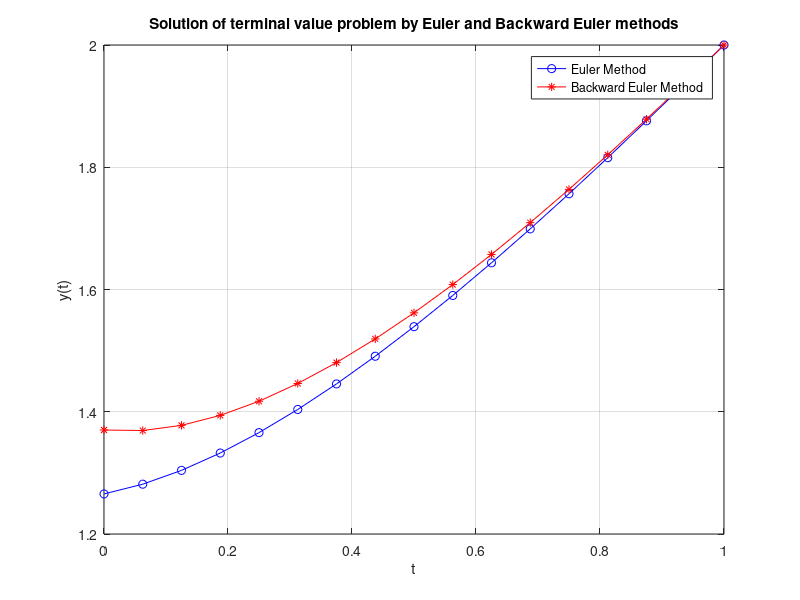

MATLAB code for this plot:
% Approximation with Forward Euler Method
h = 1/16;
num_points = int64(1/h) + 1;
t = linspace(0, 1, num_points);
N = length(t);
y1_euler = zeros(1, N);
y2_euler = zeros(1, N);
y1_euler(N) = 2;
y2_euler(N) = 1;

for i=N:-1:2
    y1_euler(i-1) = y1_euler(i) - h*y2_euler(i);
    y2_euler(i-1) = y2_euler(i) - h*((1-t(i))*y1_euler(i)+1)/(1+t(i)).^2;
end

% Backward Euler Method
y1_back = zeros(1, N);
y2_back = zeros(1, N);
y1_back(N) = 2;
y2_back(N) = 1;

for i=N:-1:2
    y2_old = y2_back(i);
    while true
        y1_prev = y1_back(i) - h * y2_old;
        f_val = ((1 - t(i-1)) * y1_prev + 1) / (1 + t(i-1))^2;
        y2_new = y2_back(i) - h * f_val;
    
        if abs(y2_new - y2_old) < 1e-12
            y2_back(i-1) = y2_new;
            y1_back(i-1) = y1_back(i) - h*y2_back(i-1);
            break;
        end  
        y2_old = y2_new;
    end
end

figure
plot(t, y1_euler, 'b-o', 'DisplayName', 'Euler Method');
hold on;
plot(t, y1_back, 'r-*', 'DisplayName', 'Backward Euler Method');
xlabel('t');
ylabel('y(t)');
legend;
title('Solution of terminal value problem by Euler and Backward Euler methods');
grid on;
